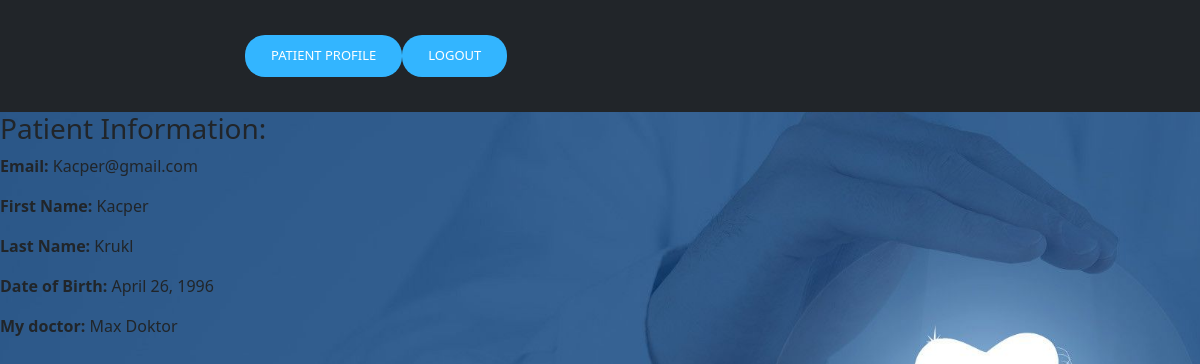
Page /profile_links/ (signed in) on the committed database.
### users/models.py (models this page shows, shortened)
class Patient(models.Model):
    user = models.OneToOneField(User, on_delete=models.CASCADE, related_name='patient')
    doctor = models.ForeignKey(Doctor, on_delete=models.SET_NULL, null=True, blank=True)
    date_of_birth = models.DateField(null=True, blank=True)

class Doctor(models.Model):
    user = models.OneToOneField(User, on_delete=models.CASCADE, related_name='doctor')
    phone_number = models.CharField(max_length=15)

### users/views.py (the view)
# urls.py: path('profile_links/', views.profile_links, name='profile_links'),
def profile_links(request):
    patient = request.user.patient
    return render(request, 'users/profile_links.html', {'patient': patient})

### users/templates/users/profile_links.html (shortened to what this page needs)
{% extends 'users/base.html' %}
{% block content %}
<!DOCTYPE html>
<html lang="en">
<head>
</head>
<body>
  <h3>Patient Information:</h3>
  <p><strong>Email:</strong> {{ patient.user.email }}</p>
  <p><strong>First Name:</strong> {{ patient.user.first_name }}</p>
  <p><strong>Last Name:</strong> {{ patient.user.last_name }}</p>
  <p><strong>Date of Birth:</strong> {{ patient.date_of_birth }}</p>
  <p><strong>My doctor:</strong> {{ patient.doctor.user.first_name }} {{ patient.doctor.user.last_name }}</p>
{% endblock %}

### users/static/users/css/main.css (style rules this page uses)
#bg { background-repeat: no-repeat; background-size: cover; background-attachment: fixed; }
*,:after,:before { box-sizing:border-box }
body { font: 100% / 1.414 "Open Sans", "Roboto", arial, sans-serif; background: #e9e9e9; }

### rows in the picture
Patient: user.email "Kacper@gmail.com", user.first_name "Kacper", user.last_name "Krukl", date_of_birth "April 26, 1996", doctor.user.first_name "Max", doctor.user.last_name "Doktor"
